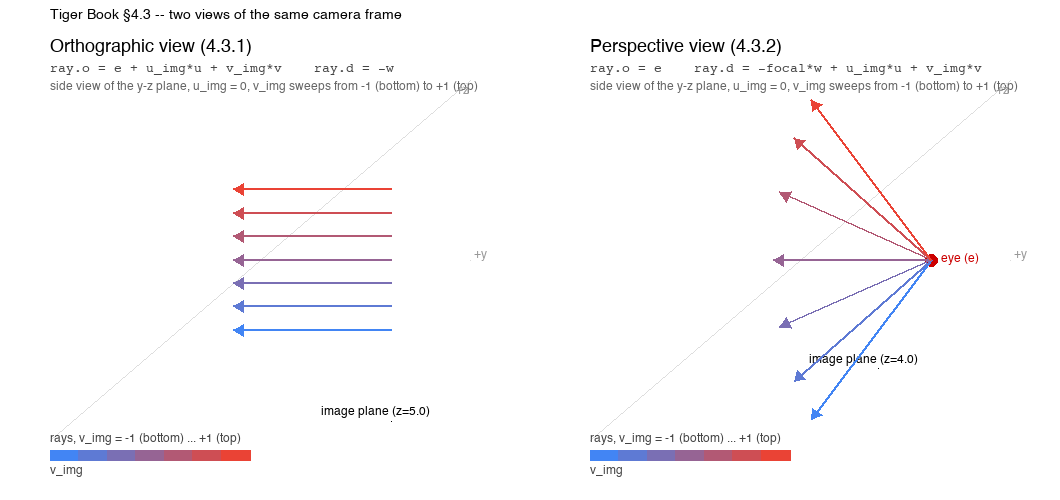

This chart was generated by the following Python code:
"""Demo for Section 4.3 -- side-by-side comparison of the two views.

We draw a side view of the camera setup (looking along +x at the y-z plane)
twice: once for the orthographic view (4.3.1) and once for the perspective
view (4.3.2). Both use the SAME camera frame, SAME image rectangle
l=r=b=t=1, and a 7x7 pixel grid. We then plot 7 sample rays that have
u_img = 0 and v_img sweeping from -1 (bottom) to +1 (top).

What you should see:
  * Orthographic: all 7 rays are parallel horizontal lines that start on
    the image plane (which sits AT the eye) and travel in the -w direction
    into the scene.
  * Perspective: all 7 rays share an origin at the eye (red dot) and fan
    out, converging to the image plane (which sits one focal length IN
    FRONT OF the eye) and continuing into the scene.

That visual difference -- "parallel arrows" vs "fan from a point" -- is
the entire geometric distinction between 4.3.1 and 4.3.2.
"""

import os
import sys

import numpy as np
from PIL import Image, ImageDraw, ImageFont

HERE = os.path.dirname(os.path.abspath(__file__))
sys.path.insert(0, HERE)

from modules.Vec3 import Vec3
from modules.Camera import Camera
from modules.View import View


# ------------------------------------------------------------------
# Geometry of the demo: a camera looking down -z from (0, 0, 5)
# ------------------------------------------------------------------
EYE = Vec3(0, 0, 5)
TARGET = Vec3(0, 0, 0)
UP = Vec3(0, 1, 0)

CAM = Camera.from_lookat(EYE, TARGET, UP)

# Side-view world bounds (we look along +x at the y-z plane)
Y_MIN, Y_MAX = -2.2, 2.2
Z_MIN, Z_MAX = -1.5, 6.5

# Canvas geometry (per panel)
PANEL_W, PANEL_H = 520, 460
MARGIN = 50


def world_to_pixel(y, z, panel_h=PANEL_H):
    px = (z - Z_MIN) / (Z_MAX - Z_MIN) * (PANEL_W - 2 * MARGIN) + MARGIN
    py = (Y_MAX - y) / (Y_MAX - Y_MIN) * (panel_h - 2 * MARGIN) + MARGIN
    return px, py


# ------------------------------------------------------------------
# Panel rendering
# ------------------------------------------------------------------
def render_panel(view: View, title: str, formula: str) -> Image.Image:
    img = Image.new("RGB", (PANEL_W, PANEL_H), "white")
    draw = ImageDraw.Draw(img)

    # ----- header text
    try:
        font_big = ImageFont.truetype(
            "/System/Library/Fonts/Helvetica.ttc", 18)
        font_small = ImageFont.truetype(
            "/System/Library/Fonts/Helvetica.ttc", 12)
        font_mono = ImageFont.truetype(
            "/System/Library/Fonts/Courier.ttc", 13)
    except OSError:
        font_big = font_small = font_mono = ImageFont.load_default()

    draw.text((MARGIN, 8), title, fill="black", font=font_big)
    draw.text((MARGIN, 32), formula, fill="#444", font=font_mono)
    draw.text((MARGIN, 50),
              "side view of the y-z plane, u_img = 0, "
              "v_img sweeps from -1 (bottom) to +1 (top)",
              fill="#666", font=font_small)

    # ----- axes (light gray)
    px_x0, py_x0 = world_to_pixel(Y_MIN, Z_MIN)
    px_x1, py_x1 = world_to_pixel(Y_MAX, Z_MAX)
    px_y0, py_y0 = world_to_pixel(0, Z_MIN)
    px_y1, py_y1 = world_to_pixel(0, Z_MAX)
    # y axis (vertical at z=0)
    draw.line([(px_y1, py_y0), (px_y1, py_y1)], fill="#ddd", width=1)
    draw.text((px_y1 + 4, py_y0 - 12), "+y", fill="#999", font=font_small)
    # z axis (horizontal at y=0)
    draw.line([(px_x0, py_x0), (px_x1, py_x1)], fill="#ddd", width=1)
    draw.text((px_x1 - 14, py_x1 + 4), "+z", fill="#999", font=font_small)

    # ----- image plane (vertical line) -- at the right place for each view
    plane_z = view.image_plane_z.z
    px_plane, _ = world_to_pixel(0, plane_z)
    py_top, _ = world_to_pixel(1.0, plane_z)
    py_bot, _ = world_to_pixel(-1.0, plane_z)
    draw.line([(px_plane, py_top), (px_plane, py_bot)], fill="black", width=2)
    draw.text((px_plane - 70, py_top - 16),
              f"image plane (z={plane_z:.1f})",
              fill="black", font=font_small)

    # ----- eye dot (perspective only)
    if view.projection == "perspective":
        eye_px, eye_py = world_to_pixel(EYE.y, EYE.z)
        r = 6
        draw.ellipse(
            [(eye_px - r, eye_py - r), (eye_px + r, eye_py + r)],
            fill="#cc0000", outline="#cc0000",
        )
        draw.text((eye_px + 10, eye_py - 8), "eye (e)", fill="#cc0000",
                  font=font_small)

    # ----- sample rays: u_img = 0, v_img varies
    n_samples = 7
    # rainbow colormap (low v_img = blue, high v_img = red)
    cmap = [
        (66, 133, 244),    # blue   -> v_img = -1
        (52, 168, 83),     # cyan
        (251, 188, 4),     # yellow
        (251, 188, 4),     # yellow
        (251, 188, 4),
        (234, 67, 53),     # red    -> v_img = +1
        (234, 67, 53),
    ][:n_samples]
    # simpler: use a proper 7-stop gradient
    stops = np.linspace(0, 1, n_samples)
    cmap = [
        tuple(int(c) for c in (66 + (234 - 66) * t,
                                133 + (67 - 133) * t,
                                244 + (53 - 244) * t))
        for t in stops
    ]

    i_center = view.nx // 2  # u_img = 0
    for k in range(n_samples):
        j = int(round(k * (view.ny - 1) / (n_samples - 1)))
        ray = view.ray(i_center, j)

        # trace from ray origin to origin + t_max * d
        t_max = 3.0
        end = ray.o + t_max * ray.d

        p0 = world_to_pixel(ray.o.y, ray.o.z)
        p1 = world_to_pixel(end.y, end.z)
        color = cmap[k]
        draw.line([p0, p1], fill=color, width=2)

        # arrow head
        dx = p1[0] - p0[0]
        dy = p1[1] - p0[1]
        norm = (dx ** 2 + dy ** 2) ** 0.5 or 1.0
        # perpendicular for arrow wings
        wx = -dy / norm * 6
        wy = dx / norm * 6
        head = [(p1[0], p1[1]),
                (p1[0] - dx / norm * 10 + wx, p1[1] - dy / norm * 10 + wy),
                (p1[0] - dx / norm * 10 - wx, p1[1] - dy / norm * 10 - wy)]
        draw.polygon(head, fill=color)

    # ----- legend
    legend_x = MARGIN
    legend_y = PANEL_H - 40
    draw.text((legend_x, legend_y - 18), "rays, v_img = -1 (bottom) ... +1 (top)",
              fill="#444", font=font_small)
    bar_w = 200
    for k in range(n_samples):
        x0 = legend_x + int(k * bar_w / n_samples)
        x1 = legend_x + int((k + 1) * bar_w / n_samples)
        draw.rectangle([(x0, legend_y), (x1, legend_y + 10)], fill=cmap[k])
    draw.text((legend_x, legend_y + 14), "v_img",
              fill="#444", font=font_small)

    return img


# ------------------------------------------------------------------
# Build the two views
# ------------------------------------------------------------------
ortho = View(CAM, l=-1, r=1, b=-1, t=1, nx=7, ny=7,
             projection="orthographic")
persp = View(CAM, l=-1, r=1, b=-1, t=1, nx=7, ny=7,
             projection="perspective", focal_length=1.0)

ortho_panel = render_panel(
    ortho,
    title="Orthographic view (4.3.1)",
    formula="ray.o = e + u_img*u + v_img*v    ray.d = -w",
)
persp_panel = render_panel(
    persp,
    title="Perspective view (4.3.2)",
    formula="ray.o = e    ray.d = -focal*w + u_img*u + v_img*v",
)

# ----- stack them side by side
GAP = 20
combined = Image.new(
    "RGB",
    (PANEL_W * 2 + GAP, PANEL_H + 40),
    "white",
)
combined.paste(ortho_panel, (0, 30))
combined.paste(persp_panel, (PANEL_W + GAP, 30))

# top header
draw_top = ImageDraw.Draw(combined)
try:
    font_top = ImageFont.truetype(
        "/System/Library/Fonts/Helvetica.ttc", 14)
except OSError:
    font_top = ImageFont.load_default()
draw_top.text(
    (MARGIN, 8),
    "Tiger Book §4.3 -- two views of the same camera frame",
    fill="black", font=font_top,
)

out_path = os.path.join(HERE, "demo_two_views.png")
combined.save(out_path)
print(f"Saved comparison image to {out_path}")
print()
print("Same camera (e=(0,0,5), looking at origin), same 7x7 viewport l=r=b=t=1.")
print("Orthographic rays (left):  parallel, all start on image plane at z=5.")
print("Perspective rays (right):  share origin at eye, fan through the image")
print("                           plane at z=4 (= eye_z - focal_length).")
